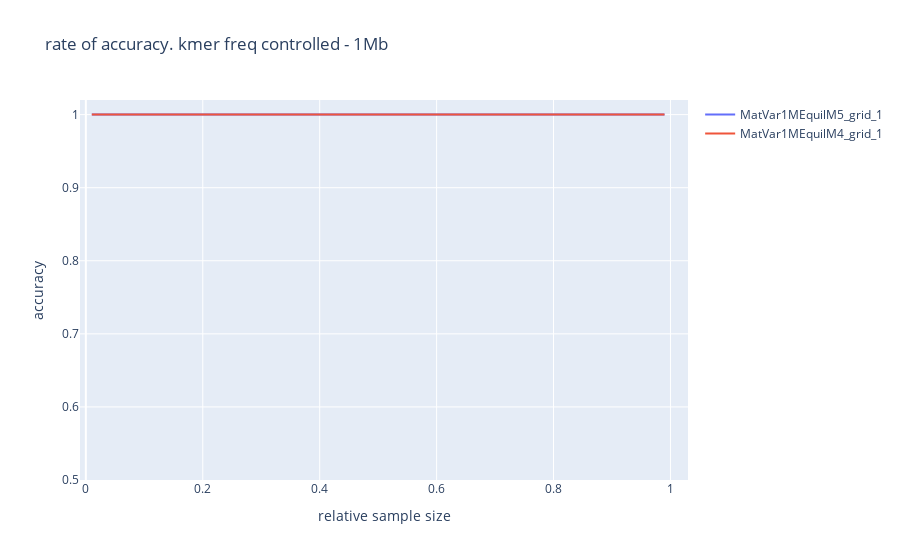

This figure's notebook cell:
### Code cell
fig= [go.Scatter(
    y= [comp_dict[lab][prop] for prop in sorted(comp_dict[lab].keys())],
    x= sorted(comp_dict[lab].keys()),
    error_y= dict(
        array= [comp_std[lab][prop] for prop in sorted(comp_dict[lab].keys())],
        type= 'data',
        #symmetric= True,
        visible=False
    ),
    mode= 'lines',
    name= lab.split('.')[0] + '_{}'.format(mat_lines[lab])
    
) for lab in comp_dict.keys()]


layout= go.Layout(
    title= 'rate of accuracy. kmer freq controlled - 1Mb',
    xaxis= dict(
        range= [-0.01,1.03],
        title= 'relative sample size'
    ),
    yaxis= dict(
        range= [0.5,1.02],
        title= 'accuracy'
    )
)

Figure= go.Figure(data= fig,layout= layout)
iplot(Figure)

### Figure 1 — Plotly figure (JSON) as saved in the notebook; plotly's stock layout.template omitted (floating-point values rounded to 4 significant figures)
{"data": [{"error_y": {"array": [0, 0, 0, 0, 0, 0, 0, 0, 0, 0, 0, 0, 0, 0, 0, 0, 0, 0, 0, 0, 0, 0, 0, 0, 0, 0, 0, 0, 0, 0, 0, 0, 0, 0, 0, 0, 0, 0, 0, 0, 0, 0, 0, 0, 0, 0, 0, 0, 0], "type": "data", "visible": false}, "mode": "lines", "name": "MatVar1MEquilM5_grid_1", "type": "scatter", "x": [0.0102, 0.0306, 0.051, 0.0714, 0.0918, 0.1122, 0.1326, 0.1531, 0.1735, 0.1939, 0.2143, 0.2347, 0.2551, 0.2755, 0.2959, 0.3163, 0.3367, 0.3571, 0.3775, 0.398, 0.4184, 0.4388, 0.4592, 0.4796, 0.5, 0.5204, 0.5408, 0.5612, 0.5816, 0.602, 0.6224, 0.6429, 0.6633, 0.6837, 0.7041, 0.7245, 0.7449, 0.7653, 0.7857, 0.8061, 0.8265, 0.8469, 0.8674, 0.8878, 0.9082, 0.9286, 0.949, 0.9694, 0.9898], "y": [1, 1, 1, 1, 1, 1, 1, 1, 1, 1, 1, 1, 1, 1, 1, 1, 1, 1, 1, 1, 1, 1, 1, 1, 1, 1, 1, 1, 1, 1, 1, 1, 1, 1, 1, 1, 1, 1, 1, 1, 1, 1, 1, 1, 1, 1, 1, 1, 1]}, {"error_y": {"array": [0, 0, 0, 0, 0, 0, 0, 0, 0, 0, 0, 0, 0, 0, 0, 0, 0, 0, 0, 0, 0, 0, 0, 0, 0, 0, 0, 0, 0, 0, 0, 0, 0, 0, 0, 0, 0, 0, 0, 0, 0, 0, 0, 0, 0, 0, 0, 0, 0], "type": "data", "visible": false}, "mode": "lines", "name": "MatVar1MEquilM4_grid_1", "type": "scatter", "x": [0.0102, 0.0306, 0.051, 0.0714, 0.0918, 0.1122, 0.1326, 0.1531, 0.1735, 0.1939, 0.2143, 0.2347, 0.2551, 0.2755, 0.2959, 0.3163, 0.3367, 0.3571, 0.3775, 0.398, 0.4184, 0.4388, 0.4592, 0.4796, 0.5, 0.5204, 0.5408, 0.5612, 0.5816, 0.602, 0.6224, 0.6429, 0.6633, 0.6837, 0.7041, 0.7245, 0.7449, 0.7653, 0.7857, 0.8061, 0.8265, 0.8469, 0.8674, 0.8878, 0.9082, 0.9286, 0.949, 0.9694, 0.9898], "y": [1, 1, 1, 1, 1, 1, 1, 1, 1, 1, 1, 1, 1, 1, 1, 1, 1, 1, 1, 1, 1, 1, 1, 1, 1, 1, 1, 1, 1, 1, 1, 1, 1, 1, 1, 1, 1, 1, 1, 1, 1, 1, 1, 1, 1, 1, 1, 1, 1]}], "layout": {"title": {"text": "rate of accuracy. kmer freq controlled - 1Mb"}, "xaxis": {"range": [-0.01, 1.03], "title": {"text": "relative sample size"}}, "yaxis": {"range": [0.5, 1.02], "title": {"text": "accuracy"}}}}
